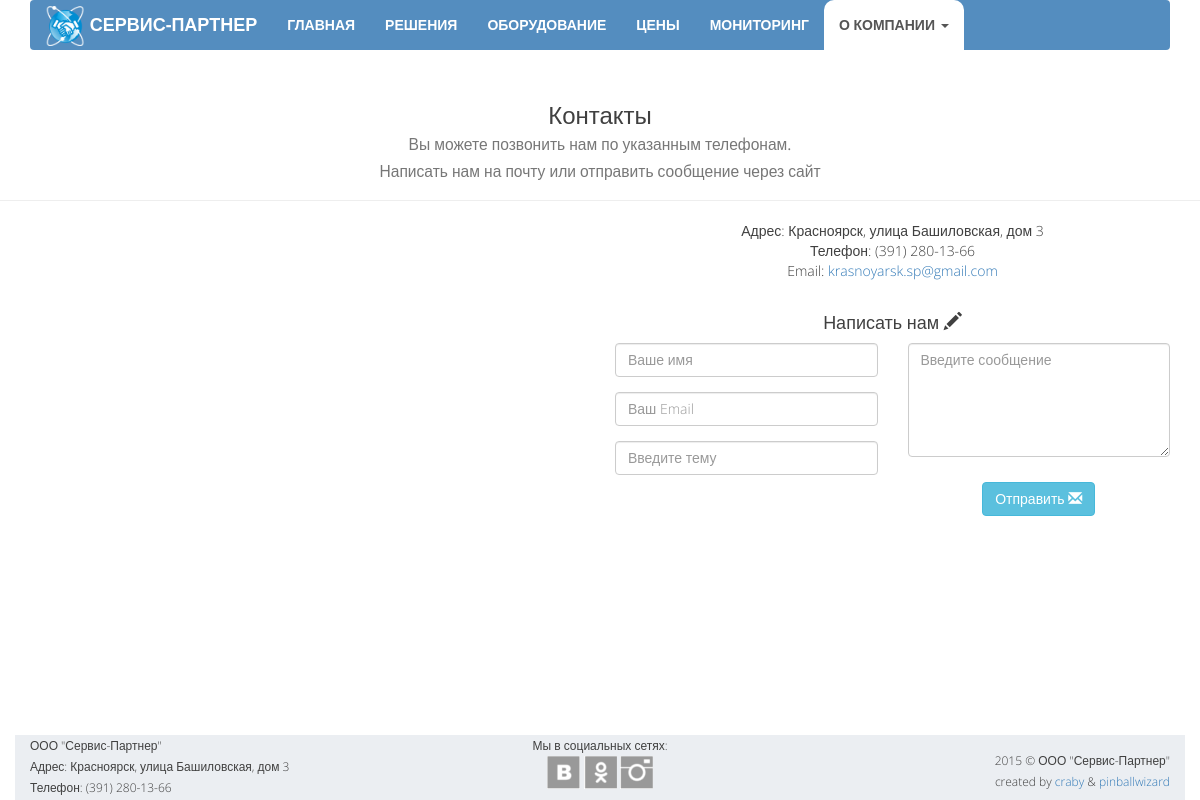
Screenshot of /contacts with the database file from the repository.
### opensky/models.py (models this page shows, shortened)
class Office(models.Model):
    MAP_CHOICES = (
        ('yandex#map', 'Схема'),
        ('yandex#satellite', 'Спутник'),
        ('yandex#hybrid', 'Гибрид'),
        ('yandex#publicMap', 'Народная'),
        ('yandex#publicMapHybrid', 'Народная+Гибрид'),
    )
    address = models.CharField("Контактный адресс", max_length=100, blank=True)
    email = models.EmailField("Контактная почта", max_length=50, blank=True)
    phone1 = models.CharField("Телефон офиса", max_length=15, blank=True)
    phone2 = models.CharField("Телефон техподдержки", max_length=15, blank=True)
    latitude = models.CharField("Широта", max_length=10)
    longitude = models.CharField("Долгота", max_length=10)
    maptype = models.CharField("Тип карты", max_length=30, choices=MAP_CHOICES, default='yandex#map')

class SocialWidget(models.Model):
    SOCIAL_CHOICES = (
        ('vk', 'Вконтакте'),
        ('ok', 'Одноклассники'),
        ('fb', 'Facebook'),
        ('tw', 'Twitter'),
        ('li', 'LinkedIn'),
        ('yt', 'YouTube'),
        ('in', 'Instagram'),
    )
    name = models.CharField("Название", max_length=2, choices=SOCIAL_CHOICES)
    url = models.URLField("Ссылка", blank=True)

### opensky/views.py (the view, shortened to what this page needs)
# urls.py: url(r'^contacts', views.contacts, name='contacts'),
def contacts(request):
    office = Office.objects.get(pk=1)
    office_mail = office.email
    server_mail = 'ooo.service-partner@yandex.ru'
    data = {
        'office': office,
        'widgets': SocialWidget.objects.all(),
        'form': MailForm(),
        'thank': False,
        'color': {},
    }
    return render(request, 'opensky/contacts.html', data)

### opensky/views.py (shortened to what this page needs)
class MailForm(forms.ModelForm):
    color = {}
    class Meta:
        model = Mail
        fields = ['sender', 'email', 'subject', 'message']
        localized_fields = ('__all__',)
        widgets = {
            'sender': forms.TextInput(attrs={
                'placeholder': 'Ваше имя',
                'type': 'text',
                'class': 'form-control',
            }),
            'email': forms.EmailInput(attrs={
                'placeholder': 'Ваш Email',
                'type': 'email',
                'class': 'form-control',
            }),
            'subject': forms.TextInput(attrs={
                'placeholder': 'Введите тему',
                'type': 'text',
                'class': 'form-control',
            }),
            'message': forms.Textarea(attrs={
                'placeholder': 'Введите сообщение',
                'type':'text',
                'class': 'form-control',
                'rows': 5,
            }),
        }

### opensky/templates/opensky/contacts.html (shortened to what this page needs)
{% extends "opensky/template.html" %}
{% block body %}
    <div class="page-header text-center">
        <h3>Контакты <br>
            <small>Вы можете позвонить нам по указанным телефонам.<br>
                Написать нам на почту или отправить сообщение через сайт</small></h3>
    </div>
    <div class="container">
        <div class="row">
            <div class="col-md-6">
                <div id="map" data-maptype="{{ office.maptype }}" data-latitude="{{ office.latitude }}" data-longitude="{{ office.longitude }}" style="width:100%; height:400px"></div>
            </div>
            <div class="col-md-6 text-center">
                <address>
                    Адрес: {{ office.address }}<br/>
                    Телефон: {{ office.phone1 }}<br/>
                    Email: {{ office.email|urlize }}
                </address>
                <div class="row">
                    <form action="{% url 'contacts' %}" role="form" method="post">
                        <h4>Написать нам <span class="glyphicon glyphicon-pencil"></span></h4>
                        <div class="col-md-6">
                            <div class="form-group {{ color.sender }} fieldWrapper">
                                {{ form.sender }}
                            </div>
                            <div class="form-group {{ color.email }} fieldWrapper">
                                {{ form.email }}
                            </div>
                            <div class="form-group {{ color.subject }} fieldWrapper">
                                {{ form.subject }}
                            </div>
                        </div>
                        <div class="col-md-6">
                            <div class="form-group {{ color.message }} fieldWrapper">
                                {{ form.message }}
                            </div>
                        </div>
                        <button class="btn btn-info btn-primary btn-md contact-btn" type="submit">Отправить
                            <span class="glyphicon glyphicon-envelope" aria-hidden="true"></span>
                        </button>
                    </form>
                </div>
            </div>
        </div>
    </div>
{% endblock %}

### opensky/templates/opensky/template.html (shortened to what this page needs)
<!DOCTYPE html>
<html>
<head lang="en">
    {% load staticfiles %}
    <link rel="stylesheet" href="https://maxcdn.bootstrapcdn.com/bootstrap/3.3.4/css/bootstrap.min.css">
    <link href="{% static 'opensky/style/mystyle.css' %}" rel="stylesheet">
</head>
<body>
    {% block header %}
    <header class="header">
        <div class="container">
            <nav class="navbar navbar-default">
                <div class="navbar-header hidden-sm">
                    <a class="navbar-brand" href="{% url 'home' %}">
                        <img src="{% static 'opensky/images/logo-small.png' %}" height="40px" width="40px">
                        <span class="hidden-md">СЕРВИС-ПАРТНЕР</span>
                    </a>
                </div>
                <div class="collapse navbar-collapse" id="myNavbar">
                    <ul class="mynav nav navbar-nav">
                        <li><a href="{% url 'home' %}">ГЛАВНАЯ</a></li>
                        <li><a href="{% url 'features' %}">РЕШЕНИЯ</a></li>
                        <li><a href="{% url 'equipment' %}">ОБОРУДОВАНИЕ</a></li>
                        <li><a href="{% url 'pricing' %}">ЦЕНЫ</a></li>
                        <li><a href="{% url 'services' %}">МОНИТОРИНГ</a></li>
                        <li class="dropdown text-nowrap">
                            <a class="dropdown-toggle" data-toggle="dropdown" id="menu1" href="#">
                                О КОМПАНИИ
                                <span class="caret"></span>
                            </a>
                        </li>
                    </ul>
                </div>
            </nav>
        </div>
    </header>
    {% endblock header %}
    {% block body %}
    {% endblock body %}
    <footer class="footer">
        <div class="container">
            <div class="row">
                <div class="col-md-4 hidden-xs hidden-sm">
                    ООО "Сервис-Партнер"<br>
                    Адрес: {{ office.address }}<br>
                    Телефон: {{ office.phone1 }}
                </div>
                <div class="col-md-4 col-xs-6 text-center">
                    Мы в социальных сетях:<br>
                    {% for widget in widgets %}
                        <a href="{{ widget.url }}"><div class="s-l {{ widget.name }}"></div></a>
                    {% endfor %}
                </div>
                <div class="col-md-4 col-xs-6 text-right">
                    <span>2015 © ООО "Сервис-Партнер"<br> created by
                        <a href="https://github.com/craby-c">craby</a> &
                        <a href="https://github.com/pinballwizard">pinballwizard</a>
                    </span>
                </div>
            </div>
        </div>
    </footer>
</body>
</html>

### opensky/static/opensky/style/mystyle.css (style rules this page uses)
html { min-height: 100%; position: relative; }
body { min-height: 100%; font-size: 14px; font-family: 'Open Sans', sans-serif; font-weight: 300; line-height: 21px; color: #404040; margin-bottom: 100px; }
.header { color: #ffffff; font-weight: bold; padding-bottom: 1%; }
.navbar-brand { font-weight: bold; padding-top: 6px; }
.navbar-brand>img { display: inline; }
.navbar-default .navbar-brand, .navbar-brand:hover { color: #FFFFFF !important; }
.navbar-default { margin-bottom: 0; background-color: #548DBF; border: none; }
.navbar-default .mynav>li>a { color:#FFFFFF; font-size: 14px; font-weight: bold; }
.navbar-collapse { padding: 0; }
.nav>li:hover, .nav>li:active, .nav>.active>a, .nav>.open>a { background-color: #FFFFFF !important; border-radius: 10px 10px 0 0; color: #404040; }
li>a { font-size: 18px; }
.footer { position: absolute; bottom: 0; width: 100%; height: 65px; }
.footer>.container, .footer>.container>.row, .footer>.container>.row>div { height: 100%; background-color: #EBEEF2; }
.footer>.container>.row>div:last-child { padding: 15px 15px 0 10px; }
.footer>.container>.row>div { font-size: 12px; }
.contact-btn { margin-top: 10px; }
.s-l { display: inline-block; height: 33px; width: 33px; background: url('../images/ikonki-small.png') no-repeat; cursor: pointer; }
.vk { background-position: -137px -55px; }
.ok { background-position: -178px -55px; }
.in { background-position: -261px -55px; }
.btn, .nav-tabs { outline: none !important; }
@media (min-width: 768px) { .navbar-nav>li { display: table-cell; float: none; text-align: center; } }

### rows the page displays
Office: address "Красноярск, улица Башиловская, дом 3", phone1 "(391) 280-13-66", email "krasnoyarsk.sp@gmail.com"
